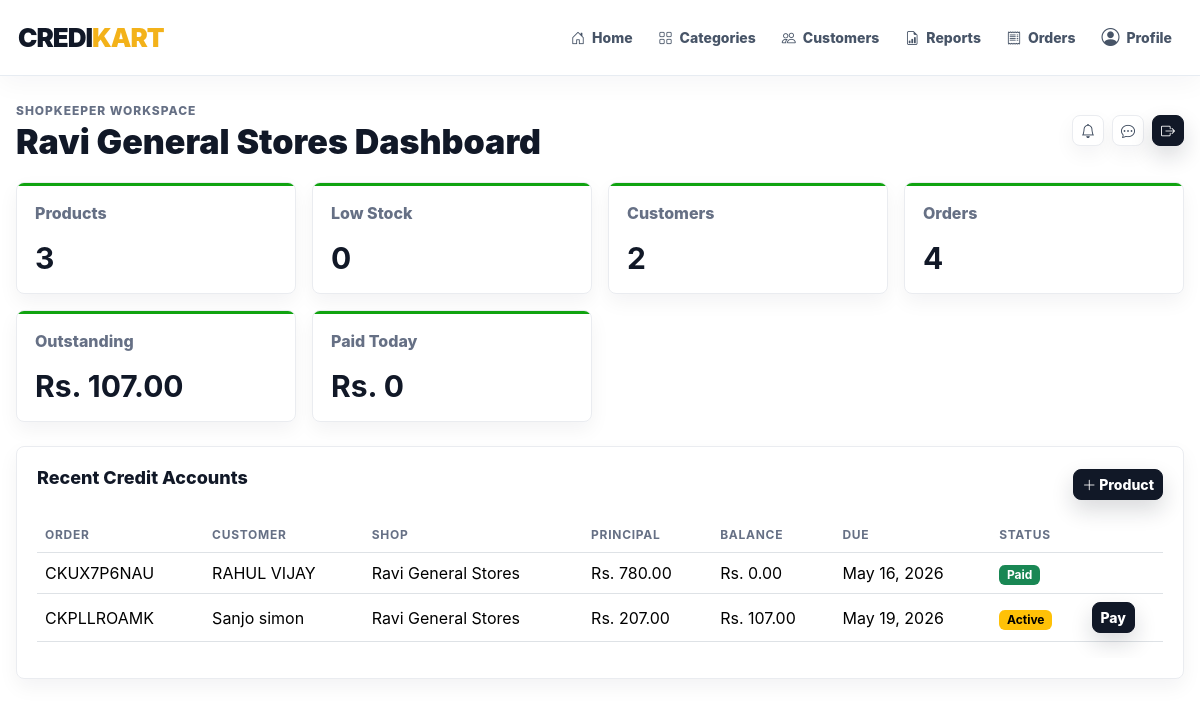
Screenshot of / (signed in) with the database file from the repository.
### accounts/models.py (models this page shows)
class User(AbstractUser):
    ADMIN = 'admin'
    SHOPKEEPER = 'shopkeeper'
    CUSTOMER = 'customer'
    ROLE_CHOICES = (
        (ADMIN, 'Admin'),
        (SHOPKEEPER, 'Shopkeeper'),
        (CUSTOMER, 'Customer'),
    )
    role = models.CharField(max_length=20, choices=ROLE_CHOICES, default=CUSTOMER)
    phone = models.CharField(max_length=20, blank=True)
    address = models.TextField(blank=True)
    is_approved = models.BooleanField(default=True)
    created_at = models.DateTimeField(auto_now_add=True)
    @property
    def is_platform_admin(self):
        return self.is_superuser or self.role == self.ADMIN
    @property
    def is_shopkeeper(self):
        return self.role == self.SHOPKEEPER
    @property
    def is_customer(self):
        return self.role == self.CUSTOMER

class Shopkeeper(models.Model):
    user = models.OneToOneField(User, on_delete=models.CASCADE, related_name='shopkeeper_profile')
    shop_name = models.CharField(max_length=120)
    business_registration = models.CharField(max_length=80, blank=True)
    licence_document = models.FileField(upload_to='shopkeeper_licences/', blank=True, null=True)
    credit_limit = models.DecimalField(max_digits=12, decimal_places=2, default=0)
    city = models.CharField(max_length=80, blank=True)
    is_active = models.BooleanField(default=True)
    created_at = models.DateTimeField(auto_now_add=True)
    def __str__(self):
        return self.shop_name

### credits/models.py (models this page shows, shortened)
class CreditTransaction(models.Model):
    ACTIVE = 'active'
    PAID = 'paid'
    OVERDUE = 'overdue'
    EXTENSION_REQUESTED = 'extension_requested'
    STATUS_CHOICES = (
        (ACTIVE, 'Active'),
        (PAID, 'Paid'),
        (OVERDUE, 'Overdue'),
        (EXTENSION_REQUESTED, 'Extension Requested'),
    )
    order = models.OneToOneField('orders.Order', on_delete=models.CASCADE, related_name='credit')
    customer = models.ForeignKey('customers.Customer', on_delete=models.CASCADE, related_name='credit_transactions')
    shopkeeper = models.ForeignKey('accounts.Shopkeeper', on_delete=models.CASCADE, related_name='credit_transactions')
    principal_amount = models.DecimalField(max_digits=12, decimal_places=2)
    amount_paid = models.DecimalField(max_digits=12, decimal_places=2, default=0)
    due_date = models.DateField()
    status = models.CharField(max_length=30, choices=STATUS_CHOICES, default=ACTIVE)
    reminder_count = models.PositiveIntegerField(default=0)
    created_at = models.DateTimeField(auto_now_add=True)
    updated_at = models.DateTimeField(auto_now=True)
    @property
    def remaining_balance(self):
        return max(self.principal_amount - self.amount_paid, 0)
    @property
    def is_overdue(self):
        return self.remaining_balance > 0 and self.due_date < timezone.localdate()

### orders/models.py (models this page shows, shortened)
class Order(models.Model):
    READY = 'ready'
    PAY_LATER = 'pay_later'
    PAYMENT_CHOICES = ((READY, 'Ready Payment'), (PAY_LATER, 'Pay Later'))
    UPI = 'upi'
    CARD = 'card'
    PAYMENT_METHOD_CHOICES = ((UPI, 'UPI'), (CARD, 'Card'))
    PAYMENT_PENDING = 'pending'
    PAYMENT_PAID = 'paid'
    PAYMENT_CREDIT = 'credit'
    PAYMENT_STATUS_CHOICES = (
        (PAYMENT_PENDING, 'Pending'),
        (PAYMENT_PAID, 'Paid'),
        (PAYMENT_CREDIT, 'Pay Later'),
    )
    PENDING = 'pending'
    COMPLETED = 'completed'
    CANCELLED = 'cancelled'
    STATUS_CHOICES = ((PENDING, 'Pending'), (COMPLETED, 'Completed'), (CANCELLED, 'Cancelled'))
    customer = models.ForeignKey('customers.Customer', on_delete=models.CASCADE, related_name='orders')
    shopkeeper = models.ForeignKey('accounts.Shopkeeper', on_delete=models.CASCADE, related_name='orders')
    order_number = models.CharField(max_length=20, unique=True)
    payment_type = models.CharField(max_length=20, choices=PAYMENT_CHOICES)
    payment_method = models.CharField(max_length=20, choices=PAYMENT_METHOD_CHOICES, blank=True)
    payment_status = models.CharField(max_length=20, choices=PAYMENT_STATUS_CHOICES, default=PAYMENT_PENDING)
    payment_reference = models.CharField(max_length=100, blank=True)
    status = models.CharField(max_length=20, choices=STATUS_CHOICES, default=COMPLETED)
    total_amount = models.DecimalField(max_digits=12, decimal_places=2)
    due_date = models.DateField(null=True, blank=True)
    notes = models.TextField(blank=True)
    created_at = models.DateTimeField(auto_now_add=True)
    class Meta:
        ordering = ['-created_at']

### customers/models.py (models this page shows)
class Customer(models.Model):
    user = models.OneToOneField(settings.AUTH_USER_MODEL, on_delete=models.CASCADE, related_name='customer_profile')
    shopkeeper = models.ForeignKey(
        'accounts.Shopkeeper',
        on_delete=models.SET_NULL,
        null=True,
        blank=True,
        related_name='customers',
    )
    credit_limit = models.DecimalField(max_digits=12, decimal_places=2, default=5000)
    outstanding_balance = models.DecimalField(max_digits=12, decimal_places=2, default=0)
    city = models.CharField(max_length=80, blank=True)
    created_at = models.DateTimeField(auto_now_add=True)
    def __str__(self):
        return self.user.get_full_name() or self.user.username

### dashboard/views.py (the view)
# urls.py: 2. Add a URL to urlpatterns:  path('', views.home, name='home')
@login_required
def home(request):
    user = request.user
    if user.is_platform_admin:
        return admin_dashboard(request)
    if user.is_shopkeeper:
        if not user.is_approved:
            return render(request, 'dashboard/pending_approval.html')
        return shopkeeper_dashboard(request)
    if user.is_customer:
        return customer_dashboard(request)
    return redirect('accounts:login')

### templates/dashboard/shopkeeper.html
{% extends 'base.html' %}
{% block page_title %}{{ shop.shop_name }} Dashboard{% endblock %}
{% block content %}
<div class="stats-grid">
  <div class="stat-card"><span>Products</span><strong>{{ products_count }}</strong></div>
  <div class="stat-card"><span>Low Stock</span><strong>{{ low_stock_count }}</strong></div>
  <div class="stat-card"><span>Customers</span><strong>{{ customers_count }}</strong></div>
  <div class="stat-card"><span>Orders</span><strong>{{ orders_count }}</strong></div>
  <div class="stat-card"><span>Outstanding</span><strong>Rs. {{ outstanding_credit }}</strong></div>
  <div class="stat-card"><span>Paid Today</span><strong>Rs. {{ payments_today }}</strong></div>
</div>
<section class="panel mt-4">
  <div class="d-flex justify-content-between align-items-center mb-3">
    <h2 class="section-title">Recent Credit Accounts</h2>
    <a class="btn btn-sm btn-dark" href="{% url 'products:create' %}"><i class="bi bi-plus-lg"></i> Product</a>
  </div>
  {% include 'credits/_table.html' with credits=recent_credits %}
</section>
{% endblock %}

### templates/base.html (shortened to what this page needs)
{% load static %}
<!doctype html>
<html lang="en">
<head>
  <link href="https://cdn.jsdelivr.net/npm/bootstrap@5.3.3/dist/css/bootstrap.min.css" rel="stylesheet">
  <link href="https://cdn.jsdelivr.net/npm/bootstrap-icons@1.11.3/font/bootstrap-icons.css" rel="stylesheet">
  <link href="{% static 'css/app.css' %}" rel="stylesheet">
</head>
<body class="{% if user.is_authenticated %}app-body{% else %}auth-body{% endif %}">
{% if user.is_authenticated %}
<div class="app-shell">
  <header class="site-navbar">
    <a class="brand" href="{% url 'dashboard:home' %}">CREDI<span>KART</span></a>
    <nav class="primary-nav" aria-label="Primary navigation">
      <a class="nav-link" href="{% url 'dashboard:home' %}"><i class="bi bi-house-door"></i>Home</a>
      {% if user.is_shopkeeper %}
        <a class="nav-link" href="{% url 'products:list' %}"><i class="bi bi-grid"></i>Categories</a>
        <a class="nav-link" href="{% url 'customers:list' %}"><i class="bi bi-people"></i>Customers</a>
        <a class="nav-link" href="{% url 'reports:shop' %}"><i class="bi bi-file-earmark-bar-graph"></i>Reports</a>
      {% endif %}
      <a class="nav-link" href="{% url 'orders:list' %}"><i class="bi bi-receipt"></i>Orders</a>
      <a class="nav-link nav-icon-link" href="{% url 'accounts:profile' %}"><i class="bi bi-person-circle"></i>Profile</a>
    </nav>
  </header>
  <main class="content">
    <header class="topbar app-container">
      <div>
        <p class="eyebrow mb-1">{{ user.get_role_display|default:'Admin' }} Workspace</p>
        <h1>{% block page_title %}Dashboard{% endblock %}</h1>
      </div>
      <div class="d-flex align-items-center gap-2">
        <a class="btn btn-soft btn-sm" href="{% url 'notifications:list' %}"><i class="bi bi-bell"></i></a>
        <a class="btn btn-soft btn-sm" href="{% url 'chat_system:inbox' %}"><i class="bi bi-chat-dots"></i></a>
        <form method="post" action="{% url 'accounts:logout' %}">{% csrf_token %}
          <button class="btn btn-dark btn-sm"><i class="bi bi-box-arrow-right"></i></button>
        </form>
      </div>
    </header>
    <div class="app-container page-transition">
      {% block content %}{% endblock %}
    </div>
  </main>
</div>
{% else %}
  {% block auth_content %}{% endblock %}
{% endif %}
</body>
</html>

### templates/credits/_table.html (shortened to what this page needs)
<div class="table-responsive">
<table class="table align-middle">
  <thead><tr><th>Order</th><th>Customer</th><th>Shop</th><th>Principal</th><th>Balance</th><th>Due</th><th>Status</th><th></th></tr></thead>
  <tbody>
  {% for credit in credits %}
    <tr>
      <td>{{ credit.order.order_number }}</td><td>{{ credit.customer }}</td><td>{{ credit.shopkeeper }}</td>
      <td>Rs. {{ credit.principal_amount }}</td><td>Rs. {{ credit.remaining_balance }}</td><td>{{ credit.due_date }}</td>
      <td><span class="badge text-bg-{% if credit.status == 'paid' %}success{% elif credit.status == 'overdue' %}danger{% else %}warning{% endif %}">{{ credit.get_status_display }}</span></td>
      <td class="text-nowrap">
        {% if credit.remaining_balance > 0 %}<a class="btn btn-sm btn-dark" href="{% url 'payments:record' credit.pk %}">Pay</a>{% endif %}
      </td>
    </tr>
  {% empty %}<tr><td colspan="8">No credit records found.</td></tr>{% endfor %}
  </tbody>
</table>
</div>

### static/css/app.css (style rules this page uses)
:root { --ink: #111827; --muted: #667085; --line: #eaecf0; --panel: #ffffff; --canvas: #ffffff; --blue: #111827; --blue-strong: #030712; --blue-soft: #f3f4f6; --green: #10a310; --green-strong: #0b7f10; --green-soft: #ecfdf3; --gold: #f3b21a; --gold-soft: #fff7df; --rose-soft: #fff0f1; --shadow-sm: 0 8px 20px rgba(17, 24, 39, .05); --shadow-md: 0 20px 48px rgba(17, 24, 39, .08); --radius: 8px; }
* { box-sizing: border-box; }
html { scroll-behavior: smooth; }
body { margin: 0; color: var(--ink); background: var(--canvas); font-family: Inter, Manrope, Poppins, system-ui, -apple-system, BlinkMacSystemFont, "Segoe UI", sans-serif; letter-spacing: 0; }
a { color: inherit; text-decoration: none; }
.app-body { background: #fff; }
.app-shell { min-height: 100vh; }
.app-container { width: min(1180px, calc(100% - 32px)); margin: 0 auto; }
.site-navbar { position: sticky; top: 0; z-index: 50; display: flex; align-items: center; justify-content: space-between; gap: 22px; min-height: 76px; padding: 14px max(18px, calc((100vw - 1180px) / 2)); background: rgba(255, 255, 255, .94); border-bottom: 1px solid rgba(226, 232, 240, .82); box-shadow: 0 8px 26px rgba(15, 23, 42, .04); backdrop-filter: blur(18px); }
.brand { display: inline-flex; align-items: center; gap: 0; color: var(--blue); font-size: 26px; font-weight: 900; letter-spacing: -1px; white-space: nowrap; }
.brand span { color: var(--gold); }
.primary-nav { display: flex; align-items: center; justify-content: flex-end; gap: 6px; flex-wrap: wrap; }
.primary-nav .nav-link { position: relative; display: inline-flex; align-items: center; gap: 7px; min-height: 40px; padding: 9px 10px; border-radius: var(--radius); color: #475467; font-size: 14px; font-weight: 760; transition: color .2s ease, background .2s ease, transform .2s ease; }
.primary-nav .nav-link::after { content: ""; position: absolute; left: 10px; right: 10px; bottom: 4px; height: 2px; border-radius: 99px; background: var(--gold); transform: scaleX(0); transform-origin: left; transition: transform .2s ease; }
.nav-icon-link i { font-size: 18px; }
.content { padding: 26px 0 44px; min-width: 0; }
.topbar { display: flex; justify-content: space-between; align-items: center; gap: 16px; margin-bottom: 22px; }
.topbar h1 { font-size: clamp(24px, 3vw, 34px); line-height: 1.05; margin: 0; font-weight: 860; }
.eyebrow { color: var(--muted); font-size: 12px; text-transform: uppercase; font-weight: 850; letter-spacing: .08em; }
.btn { border-radius: var(--radius); font-weight: 760; transition: transform .2s ease, box-shadow .2s ease, background .2s ease, border-color .2s ease; }
.btn-dark { border-color: var(--ink); background: var(--ink); box-shadow: 0 10px 22px rgba(17, 24, 39, .16); }
.btn-soft { background: #fff; border: 1px solid var(--line); color: #334155; box-shadow: var(--shadow-sm); }
.panel, .item-card { background: #fff; border: 1px solid var(--line); border-radius: var(--radius); padding: 20px; box-shadow: var(--shadow-sm); }
.section-title { font-size: 18px; font-weight: 850; margin: 0 0 14px; }
.table { --bs-table-bg: transparent; }
.table th { color: var(--muted); font-size: 12px; text-transform: uppercase; letter-spacing: .06em; }
.stats-grid { display: grid; grid-template-columns: repeat(4, minmax(0, 1fr)); gap: 16px; }
.stat-card { position: relative; overflow: hidden; display: flex; flex-direction: column; justify-content: space-between; min-height: 112px; padding: 18px; background: #fff; border: 1px solid var(--line); border-radius: var(--radius); box-shadow: var(--shadow-sm); }
.stat-card::before { content: ""; position: absolute; inset: 0 0 auto; height: 3px; background: var(--green); }
.stat-card span { color: var(--muted); font-weight: 760; }
.stat-card strong { font-size: clamp(22px, 2.6vw, 30px); line-height: 1.1; }
.page-transition { animation: pageIn .42s ease both; }

### rows the page displays
User: role "SHOPKEEPER"
Shopkeeper: shop_name "Ravi General Stores"
CreditTransaction: order.order_number "CKUX7P6NAU", customer "RAHUL VIJAY", shopkeeper "Ravi General Stores", principal_amount "780.00", remaining_balance "0.00", due_date "May 16, 2026", status "Paid"
CreditTransaction: order.order_number "CKPLLROAMK", customer "Sanjo simon", shopkeeper "Ravi General Stores", principal_amount "207.00", remaining_balance "107.00", due_date "May 19, 2026", status "Active", shows "Pay"

### other values shown
{{ products_count }} "3"
{{ low_stock_count }} "0"
{{ customers_count }} "2"
{{ orders_count }} "4"
{{ outstanding_credit }} "107.00"
{{ payments_today }} "0"
